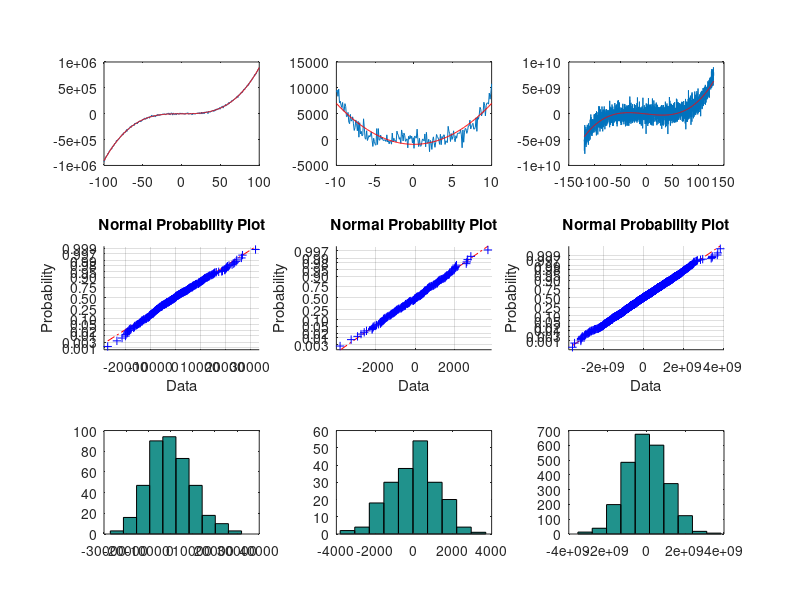

Here is the MATLAB script that generated this plot:
%% Problem 4b: Polynomregression
load poly.mat;
X1 = [ones(length(x1), 1) x1 x1.^2 x1.^3];
beta = regress(y1, X1);
y1Approx = X1 * beta;
subplot(331); plot(x1, y1, x1, y1Approx, 'r');

X2 = [ones(length(x2), 1) x2 x2.^2];
beta = regress(y2, X2);
y2Approx = X2 * beta;
subplot(332); plot(x2, y2, x2, y2Approx, 'r');

X3 = [ones(length(x3), 1) x3 x3.^2 x3.^3];
beta = regress(y3, X3);
y3Approx = X3 * beta;
subplot(333); plot(x3, y3, x3, y3Approx, 'r');

res = y1Approx - y1;
subplot(334), normplot(res);
subplot(337), hist(res);

res = y2Approx - y2;
subplot(335), normplot(res);
subplot(338), hist(res);

res = y3Approx - y3;
subplot(336), normplot(res);
subplot(339), hist(res);
